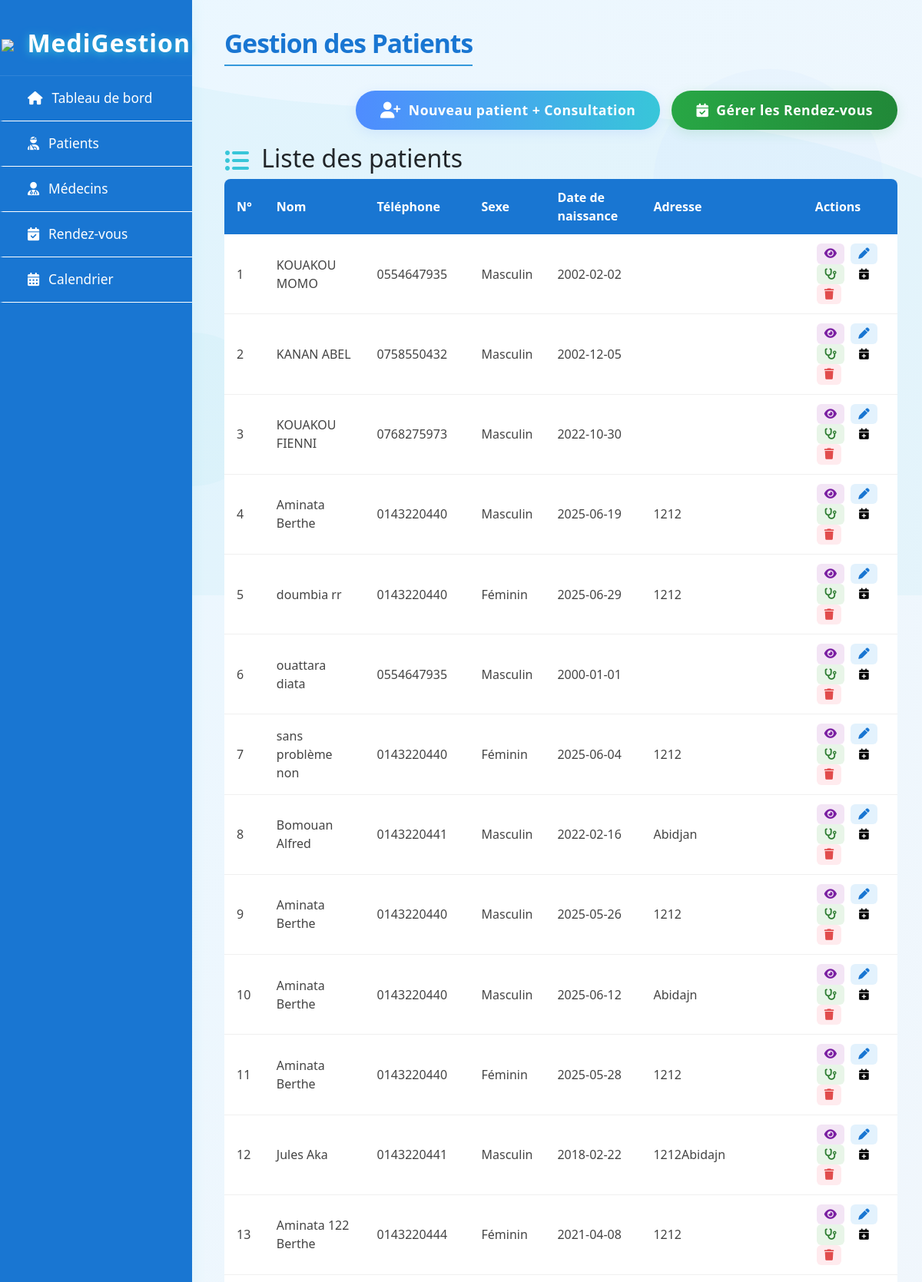
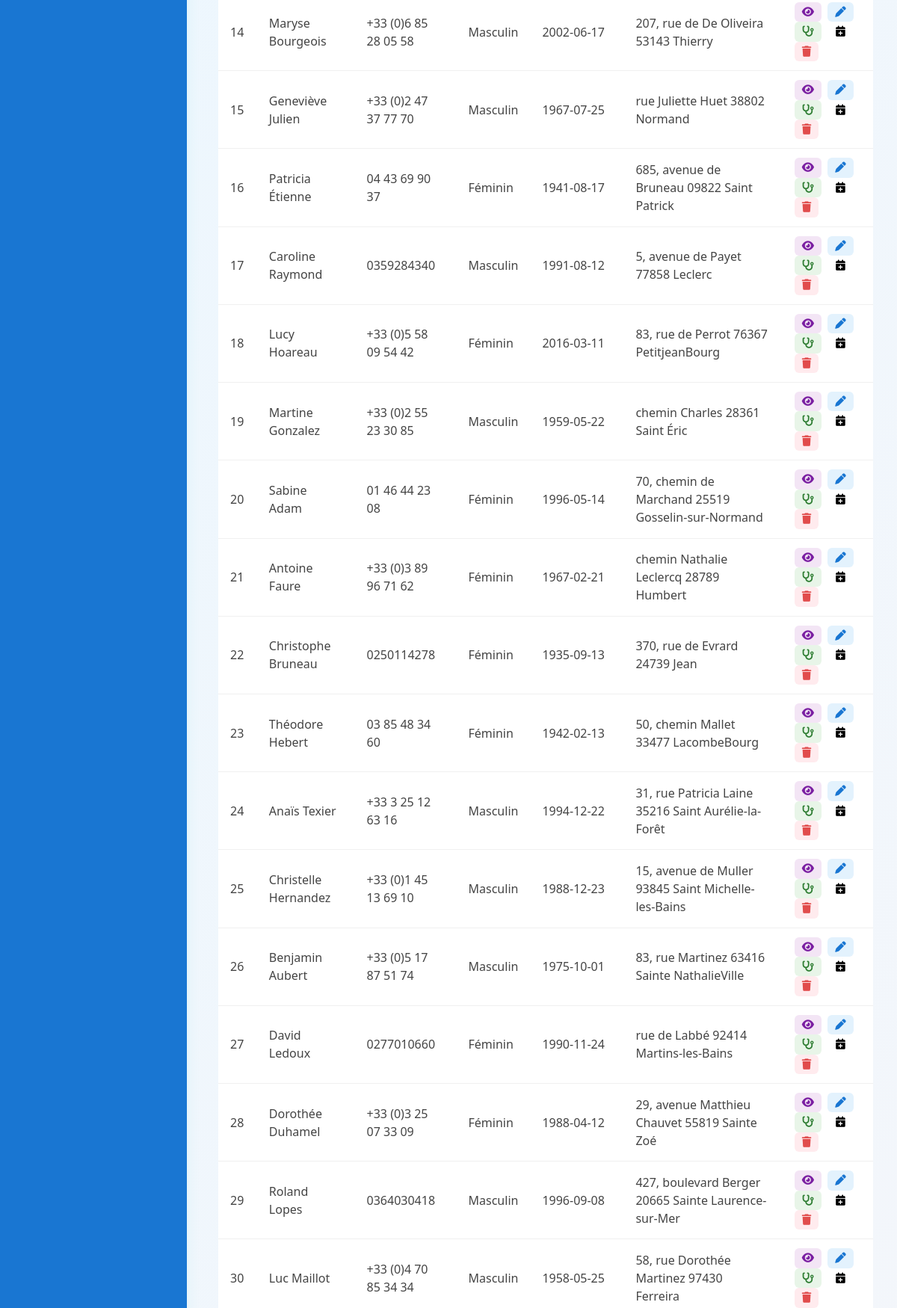
The page /patients/ (signed in, upper part) on the database its author committed (2 pictures, top to bottom).
### gestion/models.py (models this page shows, shortened)
class Patient(models.Model):
    GENDER_CHOICES = (
        ('M', 'Masculin'),
        ('F', 'Féminin'),
        ('O', 'Autre'),
    )
    first_name = models.CharField(max_length=100)
    last_name = models.CharField(max_length=100)
    phone = models.CharField(max_length=20)
    gender = models.CharField(max_length=1, choices=GENDER_CHOICES)
    birth_date = models.DateField()
    address = models.TextField()
    created_at = models.DateTimeField(auto_now_add=True)

### gestion/views.py (the view)
# urls.py: path('patients/', views.patient_management, name='patients'),
@login_required
def patient_management(request):
    patients = Patient.objects.all().order_by('-created_at')
    doctors = Doctor.objects.select_related('user').all()
    context = {'patients': patients, 'doctors': doctors}
    return render(request, 'gestion/patients.html', context)

### gestion/templates/gestion/patients.html (shortened to what this page needs)
{% extends "gestion/base.html" %}
{% load static %}
{% block page_title %}Gestion des Patients{% endblock %}
{% block patients_content %}
<div style="display: flex; justify-content: flex-end; margin-bottom: 18px;">
    <button id="add-patient-btn" class="btn">
        <i class="fas fa-user-plus"></i>
        Nouveau patient + Consultation
    </button>
    <a href="{% url 'appointments' %}" id="appointments-btn" class="btn">
        <i class="fas fa-calendar-check"></i> Gérer les Rendez-vous
    </a>
</div>
<h2>
    <i class="fas fa-list-ul" style="vertical-align:middle; margin-right:8px; color: #38c6d9;"></i>
    Liste des patients
</h2>
<div class="table-responsive">
    <table class="patients-table">
        <thead>
            <tr>
                <th>N°</th>
                <th>Nom</th>
                <th>Téléphone</th>
                <th>Sexe</th>
                <th>Date de naissance</th>
                <th>Adresse</th>
                <th>Actions</th>
            </tr>
        </thead>
        <tbody>
            {% for patient in patients %}
            <tr data-patient-id="{{ patient.id }}">
                <td>{{ forloop.counter }}</td>
                <td>{{ patient.first_name }} {{ patient.last_name }}</td>
                <td>{{ patient.phone }}</td>
                <td>{{ patient.get_gender_display }}</td>
                <td>{{ patient.birth_date|date:"Y-m-d" }}</td>
                <td>{{ patient.address }}</td>
                <td>
                    <button class="action-btn details" title="Voir détails" onclick="viewPatientDetails(this)">
                        <i class="fas fa-eye"></i>
                    </button>
                    <button class="action-btn edit" title="Modifier" onclick="editPatient(this)">
                        <i class="fas fa-pen"></i>
                    <button class="action-btn consult" title="Nouvelle consultation"
                            onclick="openConsultationModal({{ patient.id }}, '{{ patient.first_name|addslashes }} {{ patient.last_name|addslashes }}')">
                        <i class="fas fa-stethoscope"></i>
                    </button>
                    <button class="action-btn schedule-appointment" title="Prendre Rendez-vous" onclick="openAppointmentModal(this)">
                        <i class="fas fa-calendar-plus"></i>
                    </button>
                    <button class="action-btn delete" title="Supprimer" onclick="deletePatient(this)">
                        <i class="fas fa-trash"></i>
                    </button>
                </td>
            </tr>
            {% empty %}
            <tr>
                <td colspan="7" style="text-align:center; padding: 2rem;">Aucun patient enregistré</td>
            </tr>
            {% endfor %}
        </tbody>
    </table>
</div>
<link rel="stylesheet" href="https://cdn.jsdelivr.net/npm/flatpickr/dist/flatpickr.min.css">
{% endblock patients_content %}

### gestion/static/gestion/style.css (style rules this page uses)
:root { --primary: #3498db; --secondary: #2c3e50; --success: #2ecc71; --danger: #e74c3c; --light: #ecf0f1; --dark: #34495e; }
* { margin: 0; padding: 0; box-sizing: border-box; font-family: 'Segoe UI', Tahoma, Geneva, Verdana, sans-serif; }
body { background-color: #f5f7fa; color: #333; }

### gestion/templates/gestion/base.html (style rules this page uses)
body { min-height: 100vh; background: linear-gradient(120deg, #eaf7ff 0%, #f5f6fa 100%); position: relative; overflow-x: hidden; font-family: 'Segoe UI', Arial, sans-serif; }

### gestion/templates/gestion/patients.html (style rules this page uses)
#add-patient-btn { background: linear-gradient(90deg, #4f8cff 0%, #38c6d9 100%); color: #fff; border: none; border-radius: 25px; padding: 12px 32px; font-size: 1.1rem; font-weight: 600; box-shadow: 0 4px 16px rgba(79,140,255,0.13); cursor: pointer; transition: background 0.18s, transform 0.18s, box-shadow 0.18s; letter-spacing: 0.5px; display: inline-flex; align-items: center; gap: 10px; }
#add-patient-btn i { font-size: 1.2em; }
#appointments-btn { background: linear-gradient(90deg, #28a745 0%, #218838 100%); color: #fff; border: none; border-radius: 25px; padding: 12px 32px; font-size: 1.1rem; font-weight: 600; box-shadow: 0 4px 16px rgba(40, 167, 69, 0.15); cursor: pointer; transition: background 0.18s, transform 0.18s, box-shadow 0.18s; letter-spacing: 0.5px; display: inline-flex; align-items: center; gap: 10px; margin-left: 15px; text-decoration: none; }
.patients-table { width: 100%; border-collapse: collapse; background: #fff; border-radius: 8px; overflow: hidden; box-shadow: 0 2px 8px rgba(0,0,0,0.05); margin-bottom: 2rem; }
.patients-table th, .patients-table td { padding: 12px 16px; text-align: left; }
.patients-table thead { background: #1976d2; color: #fff; ; font-weight: 600; }
.patients-table tbody tr { border-bottom: 1px solid #f0f0f0; transition: background 0.2s; animation: fadeInRow 0.7s cubic-bezier(.68,-0.55,.27,1.55); }
.patients-table td { color: #444; }
.action-btn { border: none; background: none; cursor: pointer; margin: 0 2px; font-size: 0.9rem; border-radius: 6px; padding: 6px 10px; display: inline-flex; align-items: center; justify-content: center; transition: all 0.18s; gap: 4px; }
.action-btn.edit { color: #1976d2; background: #e3f2fd; }
.action-btn.delete { color: #e14c4c; background: #ffebee; }
.action-btn.consult { color: #2e7d32; background: #e8f5e8; }
.action-btn.details { color: #7b1fa2; background: #f3e5f5; }
.btn { padding: 12px 24px; border: none; border-radius: 8px; font-size: 1rem; font-weight: 600; cursor: pointer; transition: all 0.3s; }

### rows shown on the page
Patient: first_name "KOUAKOU", last_name "MOMO", phone "0554647935", gender "Masculin", birth_date "2002-02-02"
Patient: first_name "KANAN", last_name "ABEL", phone "0758550432", gender "Masculin", birth_date "2002-12-05"
Patient: first_name "KOUAKOU", last_name "FIENNI", phone "0768275973", gender "Masculin", birth_date "2022-10-30"
Patient: first_name "Aminata", last_name "Berthe", phone "0143220440", gender "Masculin", birth_date "2025-06-19", address "1212"
Patient: first_name "doumbia", last_name "rr", phone "0143220440", gender "Féminin", birth_date "2025-06-29", address "1212"
Patient: first_name "ouattara", last_name "diata", phone "0554647935", gender "Masculin", birth_date "2000-01-01"
Patient: first_name "sans problème", last_name "non", phone "0143220440", gender "Féminin", birth_date "2025-06-04", address "1212"
Patient: first_name "Bomouan", last_name "Alfred", phone "0143220441", gender "Masculin", birth_date "2022-02-16", address "Abidjan"
Patient: first_name "Aminata", last_name "Berthe", phone "0143220440", gender "Masculin", birth_date "2025-05-26", address "1212"
Patient: first_name "Aminata", last_name "Berthe", phone "0143220440", gender "Masculin", birth_date "2025-06-12", address "Abidajn"
Patient: first_name "Aminata", last_name "Berthe", phone "0143220440", gender "Féminin", birth_date "2025-05-28", address "1212"
Patient: first_name "Jules", last_name "Aka", phone "0143220441", gender "Masculin", birth_date "2018-02-22", address "1212Abidajn"
Patient: first_name "Aminata 122", last_name "Berthe", phone "0143220444", gender "Féminin", birth_date "2021-04-08", address "1212"
Patient: first_name "Maryse", last_name "Bourgeois", phone "+33 (0)6 85 28 05 58", gender "Masculin", birth_date "2002-06-17", address "207, rue de De Oliveira 53143 Thierry"
Patient: first_name "Geneviève", last_name "Julien", phone "+33 (0)2 47 37 77 70", gender "Masculin", birth_date "1967-07-25", address "rue Juliette Huet 38802 Normand"
Patient: first_name "Patricia", last_name "Étienne", phone "04 43 69 90 37", gender "Féminin", birth_date "1941-08-17", address "685, avenue de Bruneau 09822 Saint Patrick"
Patient: first_name "Caroline", last_name "Raymond", phone "0359284340", gender "Masculin", birth_date "1991-08-12", address "5, avenue de Payet 77858 Leclerc"
Patient: first_name "Lucy", last_name "Hoareau", phone "+33 (0)5 58 09 54 42", gender "Féminin", birth_date "2016-03-11", address "83, rue de Perrot 76367 PetitjeanBourg"
Patient: first_name "Martine", last_name "Gonzalez", phone "+33 (0)2 55 23 30 85", gender "Masculin", birth_date "1959-05-22", address "chemin Charles 28361 Saint Éric"
Patient: first_name "Sabine", last_name "Adam", phone "01 46 44 23 08", gender "Féminin", birth_date "1996-05-14", address "70, chemin de Marchand 25519 Gosselin-sur-Normand"
Patient: first_name "Antoine", last_name "Faure", phone "+33 (0)3 89 96 71 62", gender "Féminin", birth_date "1967-02-21", address "chemin Nathalie Leclercq 28789 Humbert"
Patient: first_name "Christophe", last_name "Bruneau", phone "0250114278", gender "Féminin", birth_date "1935-09-13", address "370, rue de Evrard 24739 Jean"
Patient: first_name "Théodore", last_name "Hebert", phone "03 85 48 34 60", gender "Féminin", birth_date "1942-02-13", address "50, chemin Mallet 33477 LacombeBourg"
Patient: first_name "Anaïs", last_name "Texier", phone "+33 3 25 12 63 16", gender "Masculin", birth_date "1994-12-22", address "31, rue Patricia Laine 35216 Saint Aurélie-la-Forêt"
Patient: first_name "Christelle", last_name "Hernandez", phone "+33 (0)1 45 13 69 10", gender "Masculin", birth_date "1988-12-23", address "15, avenue de Muller 93845 Saint Michelle-les-Bains"
Patient: first_name "Benjamin", last_name "Aubert", phone "+33 (0)5 17 87 51 74", gender "Masculin", birth_date "1975-10-01", address "83, rue Martinez 63416 Sainte NathalieVille"
Patient: first_name "David", last_name "Ledoux", phone "0277010660", gender "Féminin", birth_date "1990-11-24", address "rue de Labbé 92414 Martins-les-Bains"
Patient: first_name "Dorothée", last_name "Duhamel", phone "+33 (0)3 25 07 33 09", gender "Féminin", birth_date "1988-04-12", address "29, avenue Matthieu Chauvet 55819 Sainte Zoé"
Patient: first_name "Roland", last_name "Lopes", phone "0364030418", gender "Masculin", birth_date "1996-09-08", address "427, boulevard Berger 20665 Sainte Laurence-sur-Mer"
Patient: first_name "Luc", last_name "Maillot", phone "+33 (0)4 70 85 34 34", gender "Masculin", birth_date "1958-05-25", address "58, rue Dorothée Martinez 97430 Ferreira"
